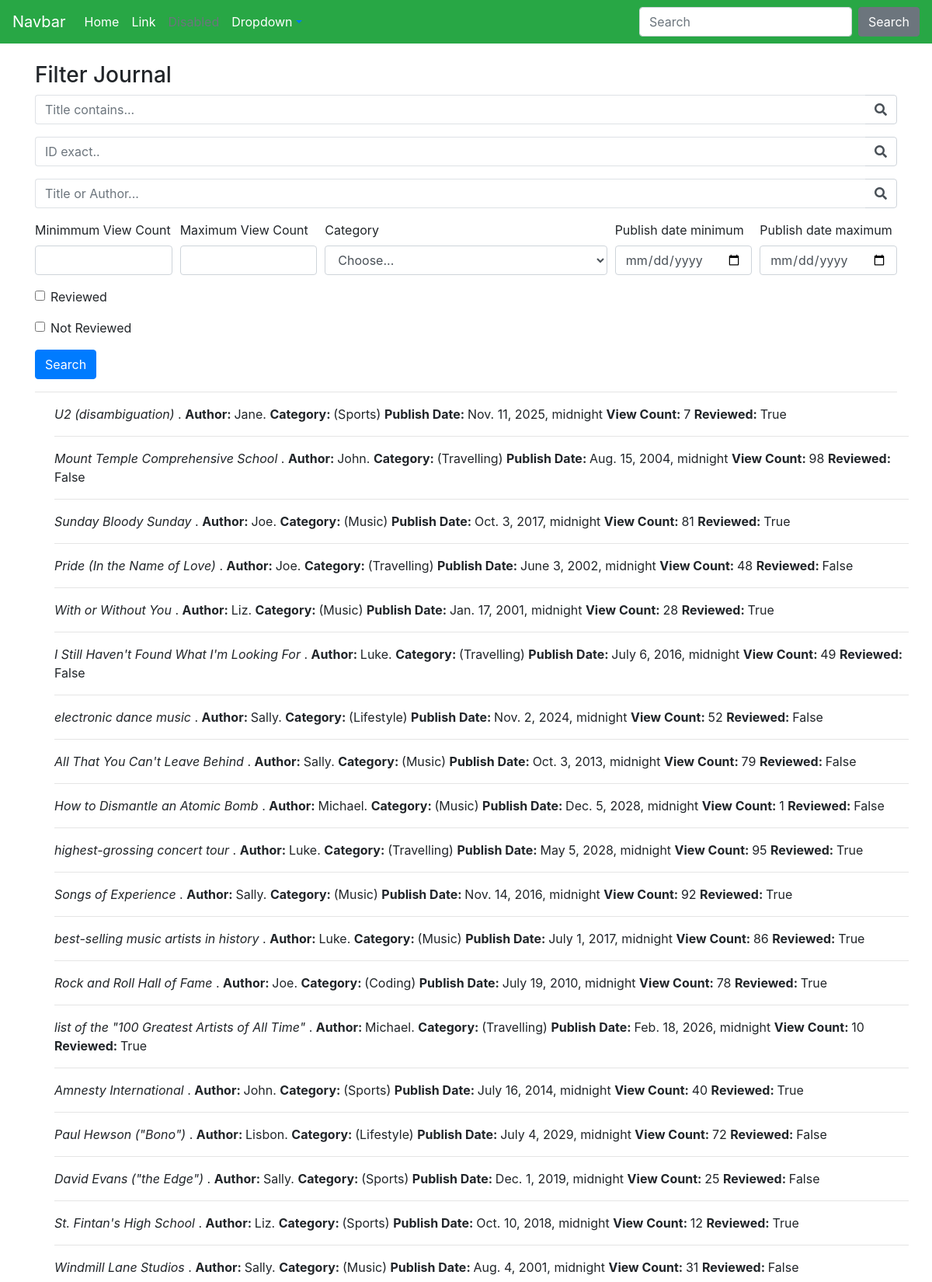
The page / (upper part) on the database its author committed.
### core/models.py (models this page shows, shortened)
class Journal(models.Model):
    title = models.CharField(max_length = 120)
    views = models.IntegerField(default=0)
    author = models.ForeignKey(Author,on_delete=models.CASCADE)
    categories = models.ManyToManyField(Category)
    publish_date = models.DateTimeField()
    reviewed  = models.BooleanField(default = False)

class Author(models.Model):
    name = models.CharField(max_length=30)

class Category(models.Model):
    name = models.CharField(max_length=20)
    def __str__(self):
        return self.name

### core/views.py (the view)
# urls.py: path('',BootstrapFilterView,name='bootstap')
def BootstrapFilterView(request):
    qs = Journal.objects.all()
    categories = Category.objects.all()
    title_contains_query = request.GET.get('title_contains')
    title_exact_query = request.GET.get('title_exact')
    title_or_author_query = request.GET.get('title_author')
    view_count_max = request.GET.get('ViewCountMax')
    view_count_min = request.GET.get('ViewCountMin')
    pDateMin = request.GET.get('pDateMin')
    pDateMax = request.GET.get('pDateMax')
    category = request.GET.get('Category')
    reviewed = request.GET.get('reviewed')
    notreviewed = request.GET.get('notreviewed')
    if is_valid_queryparam(title_contains_query):
        qs = qs.filter(title__icontains=title_contains_query)
    elif is_valid_queryparam(title_exact_query):
        qs = qs.filter(id= title_exact_query)
    elif is_valid_queryparam(title_or_author_query):
        qs = qs.filter(Q(title__icontains=title_or_author_query)|Q(author__name__icontains= title_or_author_query)).distinct()
    if is_valid_queryparam(view_count_min):
         qs = qs.filter(views__gte = view_count_min) #greater than or  equal to
    if is_valid_queryparam(view_count_max):
         qs = qs.filter(views__lt = view_count_max) #less than or equal to
    if is_valid_queryparam(pDateMin):
         qs = qs.filter(publish_date__gte = pDateMin )
    if is_valid_queryparam(pDateMax):
         qs = qs.filter(publish_date__lt = pDateMax )
    if is_valid_queryparam(category) and  category!="Choose...":
        qs= qs.filter(categories__name = category)
    if reviewed=='on':
        qs = qs.filter(reviewed=True)
    elif notreviewed=='on':
        qs = qs.filter(reviewed=False)
    context={
        'queryset':qs,
        'categories': categories
    }
    return render(request,"Bootstrap_form.html",context)

### core/views.py (called while the page is built)
def is_valid_queryparam(param):
    return  param !='' and param is not None

### templates/bootstrap_form.html (shortened to what this page needs)
{% load static %}
<!doctype html>
<html lang="en">
  <head>
    <link rel="stylesheet" href="https://stackpath.bootstrapcdn.com/bootstrap/4.3.1/css/bootstrap.min.css">
    <link rel="stylesheet" href="{% static 'template.css' %}">
    <link rel="stylesheet" href="https://use.fontawesome.com/releases/v5.8.1/css/all.css">
  </head>
  <body>
    <nav class="navbar navbar-expand-md navbar-success bg-success fixed-top">
  <a class="navbar-brand" href="#"><font color="white">Navbar</font></a>
  <div class="collapse navbar-collapse" id="navbarsExampleDefault">
    <ul class="navbar-nav mr-auto">
      <li class="nav-item active">
        <a class="nav-link" href="#"><font color="white">Home</font> <span class="sr-only">(current)</span></a>
      </li>
      <li class="nav-item">
        <a class="nav-link" href="#"><font color="white">Link</font></a>
      </li>
      <li class="nav-item">
        <a class="nav-link disabled" href="#" tabindex="-1" aria-disabled="true">Disabled</a>
      </li>
      <li class="nav-item dropdown">
        <a class="nav-link dropdown-toggle" href="#" id="dropdown01" data-toggle="dropdown" aria-haspopup="true" aria-expanded="false"><font color="white">Dropdown</font></a>
      </li>
    </ul>
    <form class="form-inline my-2 my-lg-0">
      <input class="form-control mr-sm-2" type="text" placeholder="Search" aria-label="Search">
      <button class="btn btn-secondary my-2 my-sm-0" type="submit">Search</button>
    </form>
  </div>
</nav>
<main role="main" class="container">
  <h3>Filter Journal</h3>
<form method="GET" action=".">
 <div class="form-row">
  <div class="form-group col-12">
    <div class="input-group">
      <input class="form-control py-2 border-right-0 border" type="search" name="title_contains" placeholder="Title contains...">
      <span class="input-group-append">
          <div class="input-group-text bg-transparent">
<i class = "fa fa-search"></i>
          </div>
      </span>
    </div>
  </div>
 </div>
<div class="form-row">
  <div class="form-group col-12">
    <div class="input-group">
      <input class="form-control py-2 border-right-0 border" type="search" name="title_exact" placeholder="ID exact..">
      <span class="input-group-append">
          <div class="input-group-text bg-transparent">
<i class = "fa fa-search"></i>
          </div>
      </span>
    </div>
  </div>
 </div>
 <div class="form-row">
  <div class="form-group col-12">
    <div class="input-group">
      <input class="form-control py-2 border-right-0 border" type="search" name="title_author" placeholder="Title or Author...">
      <span class="input-group-append">
          <div class="input-group-text bg-transparent">
<i class = "fa fa-search"></i>
          </div>
      </span>
    </div>
  </div>
 </div>
  <div class="form-row">
      <div class="form-group col-md-2">
          <label for="ViewCountMin">Minimmum View Count</label>
          <input type="number" min=0 class="form-control" name="ViewCountMin" id="ViewCountMin">
        </div>
        <div class="form-group col-md-2 col-lg-2">
          <label for="ViewCountMax">Maximum View Count</label>
          <input type="number" min=0 class="form-control" name="ViewCountMax" id="ViewCountMax" >
        </div>
    <div class="form-group col-md-4">
      <label for="Category">Category</label>
      <select id="Category" name="Category"class="form-control">
        <option selected>Choose...</option>
      </select>
    </div>
    <div class="form-group col-md-2">
        <label for="inputEmail4">Publish date minimum </label>
        <input type="date" class="form-control" name="pDateMin" id="pDateMin" >
      </div>
      <div class="form-group col-md-2 col-lg-2">
        <label for="inputPassword4">Publish date maximum </label>
        <input type="date" class="form-control" name="pDateMax" id="pDateMax" >
      </div>
  </div>
  <div class="form-group">
    <div class="form-check">
      <input class="form-check-input" type="checkbox" name="reviewed" id="reviewed">
      <label class="form-check-label" for="reviewed">
        Reviewed
      </label>
    </div>
  </div>
  <div class="form-group">
      <div class="form-check">
        <input class="form-check-input" type="checkbox" name="notreviewed" id="notreviewed">
        <label class="form-check-label" for="notreviewed">
          Not Reviewed
        </label>
      </div>
    </div>
  <button type="submit" class="btn btn-primary">Search</button>
</form>
<hr>
<div class="row">
  <ul>
    {% for journal in queryset %}
    <li>
      <i>{{ journal.title }}</i>.
      <span><b>Author: </b> {{ journal.author.name }}.</span>
      <span><b>Category: </b>
        {% for cat in journal.categories.all %}
        ({{ cat }})
        {% endfor %}
      </span>
      <span><b>Publish Date: </b>{{ journal.publish_date }}</span>
      <span><b>View Count: </b>{{ journal.views }}</span>
      <span><b>Reviewed: </b> {{ journal.reviewed }}</span>
    </li>
    <hr>
    {% endfor %}
  </ul>
</div>
</main>
</body>
</html>

### static/template.css (style rules this page uses)
body { margin-top: 5rem; }
ul { list-style-type: none; }

### rows shown on the page
Journal: title "U2 (disambiguation)", author.name "Jane", publish_date "Nov. 11, 2025, midnight", views "7", reviewed "True"
Category: name "Sports"
Journal: title "Mount Temple Comprehensive School", author.name "John", publish_date "Aug. 15, 2004, midnight", views "98", reviewed "False"
Category: name "Travelling"
Journal: title "Sunday Bloody Sunday", author.name "Joe", publish_date "Oct. 3, 2017, midnight", views "81", reviewed "True"
Category: name "Music"
Journal: title "Pride (In the Name of Love)", author.name "Joe", publish_date "June 3, 2002, midnight", views "48", reviewed "False"
Journal: title "With or Without You", author.name "Liz", publish_date "Jan. 17, 2001, midnight", views "28", reviewed "True"
Journal: title "I Still Haven't Found What I'm Looking For", author.name "Luke", publish_date "July 6, 2016, midnight", views "49", reviewed "False"
Journal: title "electronic dance music", author.name "Sally", publish_date "Nov. 2, 2024, midnight", views "52", reviewed "False"
Category: name "Lifestyle"
Journal: title "All That You Can't Leave Behind", author.name "Sally", publish_date "Oct. 3, 2013, midnight", views "79", reviewed "False"
Journal: title "How to Dismantle an Atomic Bomb", author.name "Michael", publish_date "Dec. 5, 2028, midnight", views "1", reviewed "False"
Journal: title "highest-grossing concert tour", author.name "Luke", publish_date "May 5, 2028, midnight", views "95", reviewed "True"
Journal: title "Songs of Experience", author.name "Sally", publish_date "Nov. 14, 2016, midnight", views "92", reviewed "True"
Journal: title "best-selling music artists in history", author.name "Luke", publish_date "July 1, 2017, midnight", views "86", reviewed "True"
Journal: title "Rock and Roll Hall of Fame", author.name "Joe", publish_date "July 19, 2010, midnight", views "78", reviewed "True"
Category: name "Coding"
Journal: title "list of the \"100 Greatest Artists of All Time\"", author.name "Michael", publish_date "Feb. 18, 2026, midnight", views "10", reviewed "True"
Journal: title "Amnesty International", author.name "John", publish_date "July 16, 2014, midnight", views "40", reviewed "True"
Journal: title "Paul Hewson (\"Bono\")", author.name "Lisbon", publish_date "July 4, 2029, midnight", views "72", reviewed "False"
Journal: title "David Evans (\"the Edge\")", author.name "Sally", publish_date "Dec. 1, 2019, midnight", views "25", reviewed "False"
Journal: title "St. Fintan's High School", author.name "Liz", publish_date "Oct. 10, 2018, midnight", views "12", reviewed "True"
Journal: title "Windmill Lane Studios", author.name "Sally", publish_date "Aug. 4, 2001, midnight", views "31", reviewed "False"
